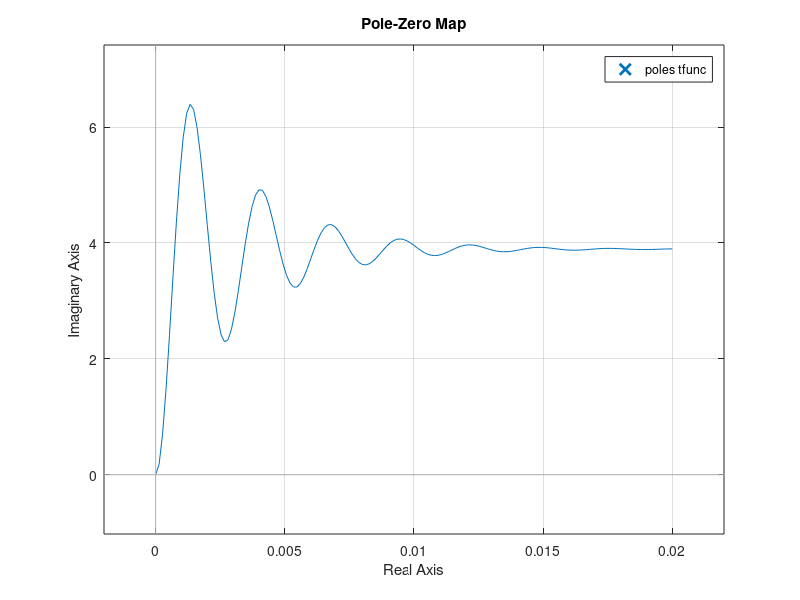

MATLAB code to generate this figure:

% from response graph:
OS = 2.501              % Peak V - steady-state V
Ts = 12.20e-3           % Time when V = steady-state V * (1.02)
Tp = 10.002e-3          % Peak time
Kdc = 3.894             % Gain = ss V / 5V


% calculate second-order approx
zeta = sqrt(log(OS/Kdc)^2 / (pi^2 + (log(OS/Kdc))^2))
wn = 4/(Ts*zeta)
beta = pi/(Tp*wn)

tfunc = Kdc*tf([wn^2],[1, 2*zeta*wn, wn^2])
step(tfunc)
pzmap(tfunc)


